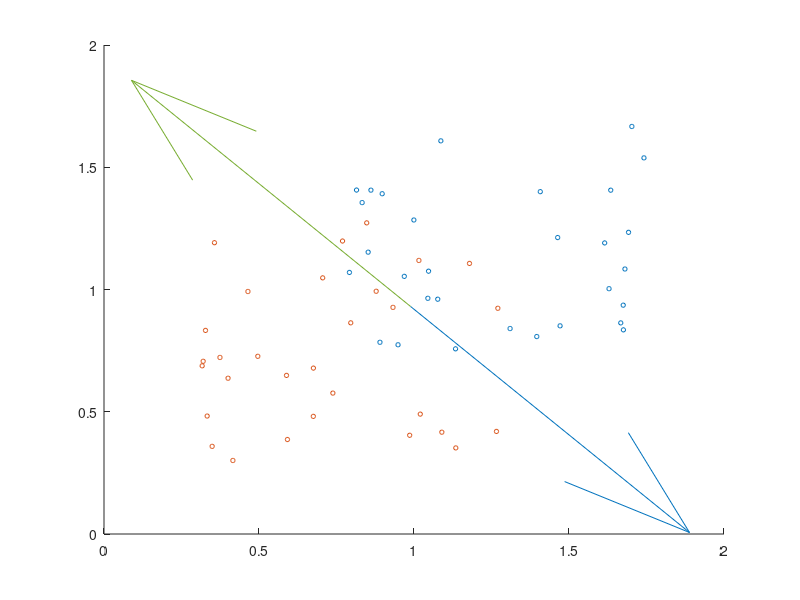
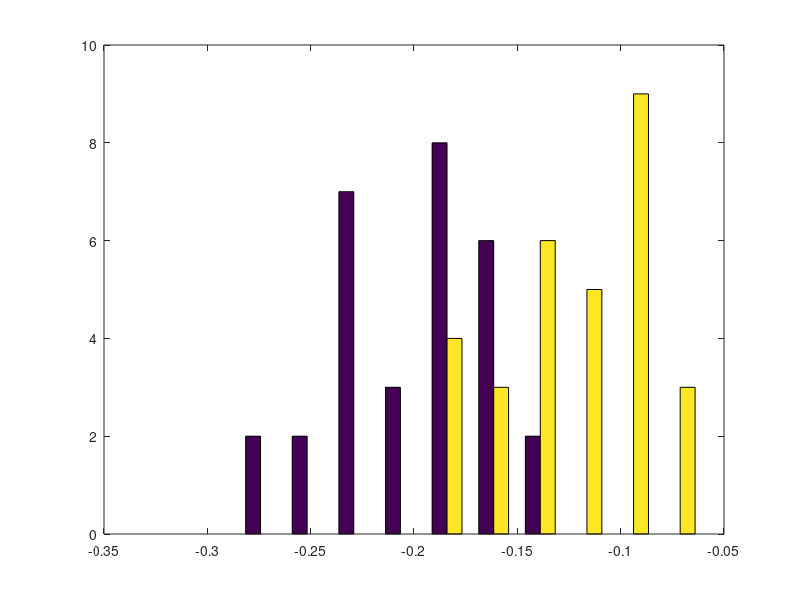

The MATLAB script that drew these images, in order:
% Fisher's linear discriminant. 
% : xi is column vector of which element is test metric. 
% Therefore size of row is the number of test metrics. 
% Number of column is the number of data sets. 
x1 = rand(2, 30) + 0.75.*ones(2,30); %[d1(:,c1) d1(:,c2)]';
x2 = rand(2, 30) + 0.3 .*ones(2,30); %[d2(:,c1) d2(:,c2)]';

m1 = mean(x1')'; 
m2 = mean(x2')'; 
m = m1 + m2; 
Sw1 = zeros(size(x1, 1), size(x1,1)); 
Sw2 = zeros(size(x1, 1), size(x1,1)); 
for i = 1:size(x1,2)
    Sw1 =  Sw1 + (x1(:,i)-m1)*(x1(:,i)-m1)';
end
for i = 1:size(x2,2)
    Sw2 =  Sw2 + (x2(:,i)-m2)*(x2(:,i)-m2)';
end

Sw = Sw1 + Sw2; 
w = Sw^(-1)*(m2-m1);
scatter(x1(1,:), x1(2,:), 10, 'ro');
hold on;
scatter(x2(1,:), x2(2,:), 10,'bo');
c = 0.5.*m; 
quiver(c(1,1), c(2,1), 1, -w(1,1)/w(2,1));
quiver(c(1,1), c(2,1), -1, w(1,1)/w(2,1));
%quiver(w(1,1),w(2,1), 0.5)
hold off;
figure; 
y1 = x1'*w; 
y2 = x2'*w; 
hist([y1 y2])